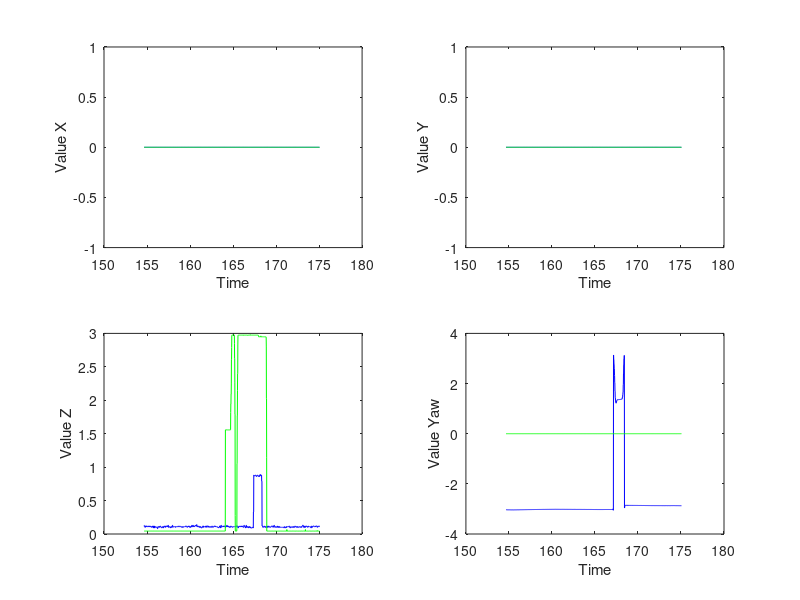
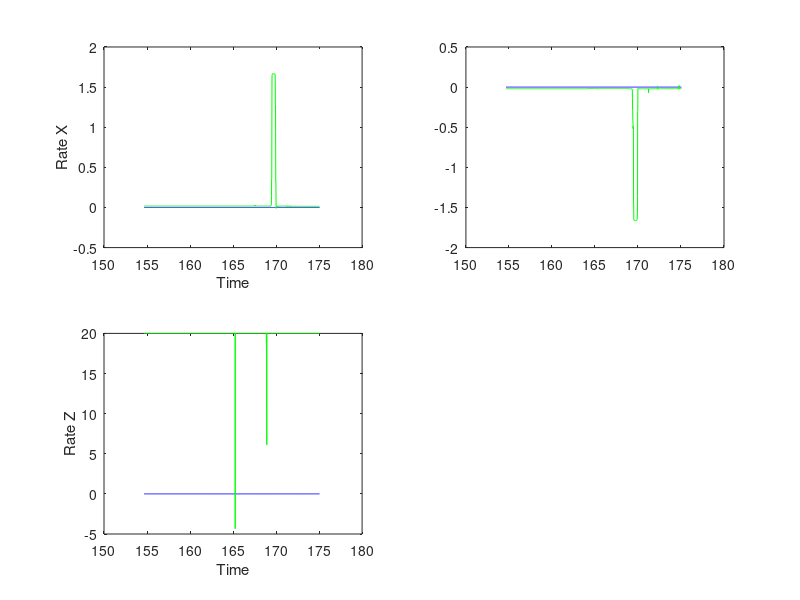
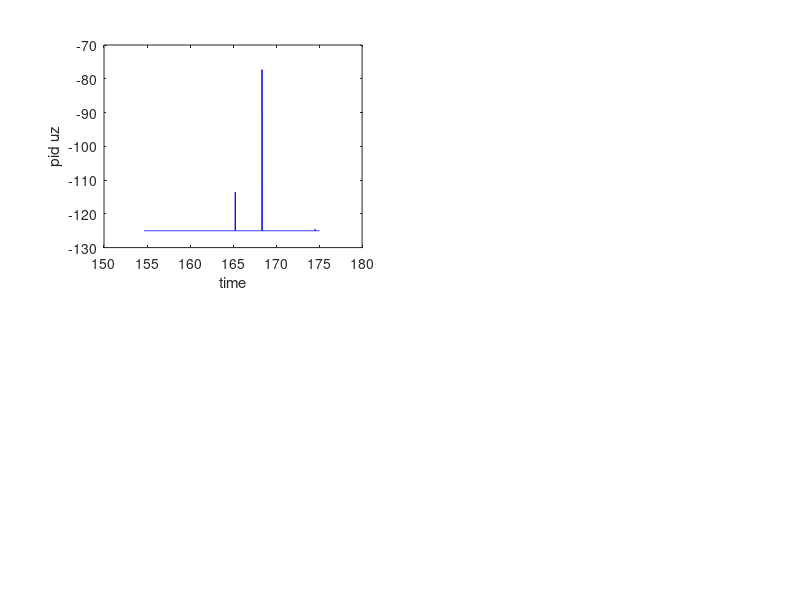
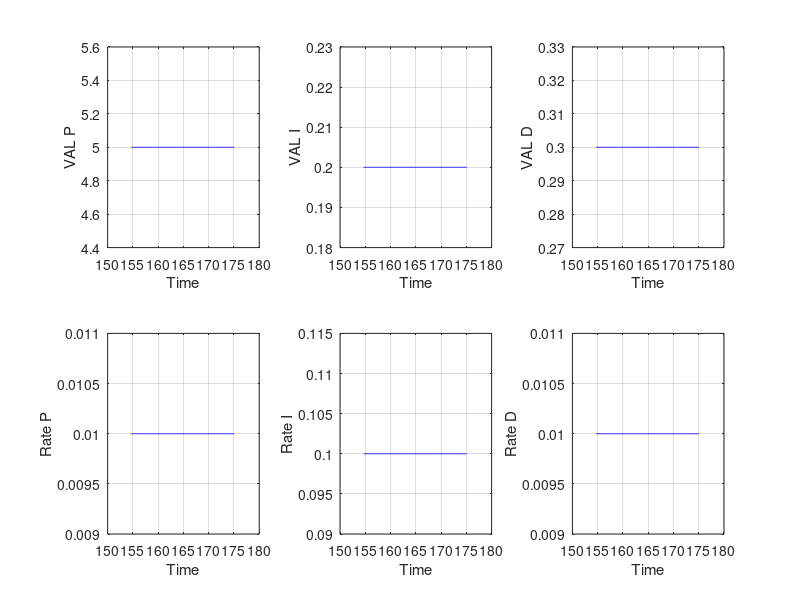

Reproduce these figures in MATLAB, in order.
close all
clc

log = load('fzLog/LOG33.TXT');

% parsing the data
Time          = log(:,1);
Mode          = log(:,2);
Imu_AccX      = log(:,3);
Imu_AccY      = log(:,4);
Imu_AccZ      = log(:,5);
Imu_AngRateX  = log(:,6);
Imu_AngRateY  = log(:,7);
Imu_AngRateZ  = log(:,8);
Imu_MagX      = log(:,9);
Imu_MagY      = log(:,10);
Imu_MagZ      = log(:,11);
Imu_Rot       = log(:,12:20);
Px4_Xdot      = log(:,21);
Px4_Ydot      = log(:,22);
Px4_Qual      = log(:,23);
Lidar_Dist    = log(:,24);
Camera_X      = log(:,25);
Camera_Y      = log(:,26);
Camera_Yaw    = log(:,27);
Camera_T      = log(:,28);
Filter_X      = log(:,29);
Filter_Y      = log(:,30);
Filter_Z      = log(:,31);
Filter_Xdot   = log(:,32);
Filter_Ydot   = log(:,33);
Filter_Zdot   = log(:,34);
Filter_Roll   = log(:,35);
Filter_Pitch  = log(:,36);
Filter_Yaw    = log(:,37);
Val_P_X       = log(:,38);
Val_I_X       = log(:,39);
Val_D_X       = log(:,40);
Val_P_Y       = log(:,41);
Val_I_Y       = log(:,42);
Val_D_Y       = log(:,43);
Val_P_Z       = log(:,44);
Val_I_Z       = log(:,45);
Val_D_Z       = log(:,46);
Val_P_Yaw     = log(:,47);
Val_I_Yaw     = log(:,48);
Val_D_Yaw     = log(:,49);
Rate_P_X      = log(:,50);
Rate_I_X      = log(:,51);
Rate_D_X      = log(:,52);
Rate_P_Y      = log(:,53);
Rate_I_Y      = log(:,54);
Rate_D_Y      = log(:,55);
Rate_P_Z      = log(:,56);
Rate_I_Z      = log(:,57);
Rate_D_Z      = log(:,58);
Rate_P_Yaw    = log(:,59);
Rate_I_Yaw    = log(:,60);
Rate_D_Yaw    = log(:,61);
Setpt_X       = log(:,62);
Setpt_Y       = log(:,63);
Setpt_Z       = log(:,64);
Setpt_Yaw     = log(:,65);
Setpt_Xdot    = log(:,66);
Setpt_Ydot    = log(:,67);
Setpt_Zdot    = log(:,68);
PID_Ux        = log(:,69);
PID_Uy        = log(:,70);
PID_Uz        = log(:,71);
PID_Yawdot    = log(:,72);
Flag_Xval     = log(:,73);
Flag_Yval     = log(:,74);
Flag_Zval     = log(:,75);
Flag_Xrate    = log(:,76);
Flag_Yrate    = log(:,77);
Flag_Zrate    = log(:,78);
Flag_Yawl     = log(:,79);
Battery       = log(:,80);
DJI_Roll      = log(:,81);
DJI_Pitch     = log(:,82);
DJI_Yawdot    = log(:,83);
DJI_Fz        = log(:,84);
AtomFlag          = log(:,85);
DJI_Roll_RAW      = log(:,86);
DJI_Pitch_RAW     = log(:,87);
DJI_Yawdot_RAW    = log(:,88);
DJI_Fz_RAW        = log(:,89);

clf

%% plot
% figure 1 values
figure(1)
subplot(221)
plot(Time, Filter_X, 'b', Time, Setpt_X, 'g')
xlabel('Time')
ylabel('Value X')

subplot(222)
plot(Time, Filter_Y, 'b', Time, Setpt_Y, 'g')
xlabel('Time')
ylabel('Value Y')

subplot(223)
plot(Time, Lidar_Dist, 'b', Time, Setpt_Z, 'g')
xlabel('Time')
ylabel('Value Z')

subplot(224)
plot(Time, Filter_Yaw, 'b', Time, Setpt_Yaw, 'g')
xlabel('Time')
ylabel('Value Yaw')

% figure 2 rates
figure(2)
subplot(221)
plot(Time, Filter_Xdot, 'b', Time, Setpt_Xdot, 'g')
xlabel('Time')
ylabel('Rate X')

subplot(222)
xlabel('Time')
ylabel('Rate Y')
plot(Time, Filter_Ydot, 'b', Time, Setpt_Ydot, 'g')


subplot(223)
plot(Time, Filter_Zdot, 'b', Time, Setpt_Zdot, 'g')
xlabel('Time')
ylabel('Rate Z')

% figure 3 DJI
%figure(3)
%subplot(221)
%xlabel('Time')
%ylabel('DJI Roll')
%plot(Time, DJI_Roll, 'b')
%subplot(222)
%xlabel('Time')
%ylabel('DJI Pitch')
%plot(Time, DJI_Pitch, 'b')
%subplot(223)
%xlabel('Time')
%ylabel('DJI Yaw Dot')
%plot(Time, DJI_Yawdot, 'b')
%subplot(224)
%xlabel('Time')
%ylabel('DJI Fz')
%plot(Time, DJI_Fz, 'b')
%
%% figure 4 others
%figure(4)
%subplot(221)
%xlabel('Time')
%ylabel('Battery')
%plot(Time, Battery, 'b')
%
%
%% figure 5 DJI RAW
%figure(5)
%subplot(221)
%xlabel('Time')
%ylabel('DJI Roll Raw')
%plot(Time, DJI_Roll_RAW, 'b')
%subplot(222)
%xlabel('Time')
%ylabel('DJI Pitch Raw')
%plot(Time, DJI_Roll_RAW, 'b')
%subplot(223)
%xlabel('Time')
%ylabel('DJI Yaw Dot Raw')
%plot(Time, DJI_Yawdot_RAW, 'b')
%subplot(224)
%xlabel('Time')
%ylabel('DJI Fz Raw')
%plot(Time, DJI_Fz_RAW, 'b')


figure(6)
subplot(221)
plot(Time, PID_Uz, 'b')
xlabel('time')
ylabel('pid uz')


%figure(7)
%
%plot(Time, Rate_P_Z, 'b')

% figure 6 PID 
figure(80)
subplot(231)
plot(Time, Val_P_Z, 'b')
xlabel('Time')
ylabel('VAL P')
grid on

subplot(232)
plot(Time, Val_I_Z, 'b')
xlabel('Time')
ylabel('VAL I')
grid on

subplot(233)
plot(Time, Val_D_Z, 'b')
xlabel('Time')
ylabel('VAL D')
grid on

subplot(234)
plot(Time, Rate_P_Z, 'b')
xlabel('Time')
ylabel('Rate P')
grid on

subplot(235)
plot(Time, Rate_I_Z, 'b')
xlabel('Time')
ylabel('Rate I')
grid on

subplot(236)
plot(Time, Rate_D_Z, 'b')
xlabel('Time')
ylabel('Rate D')
grid on
